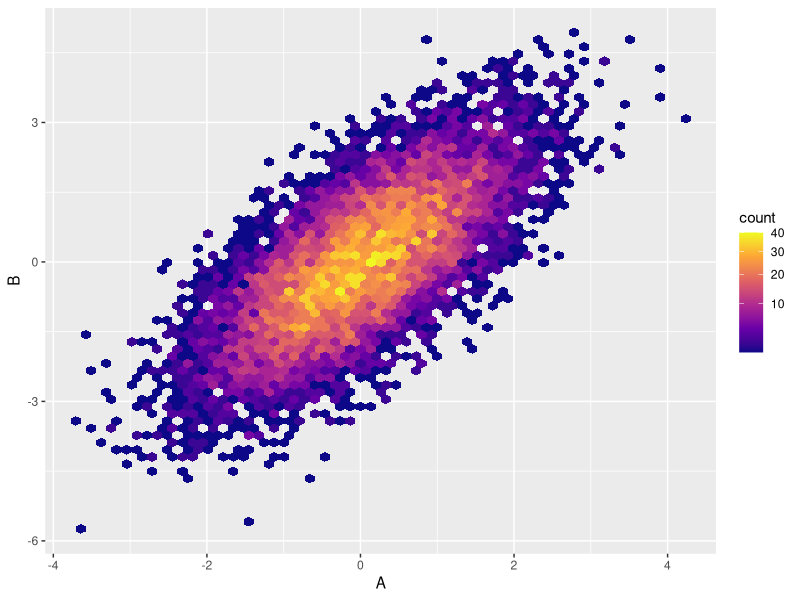
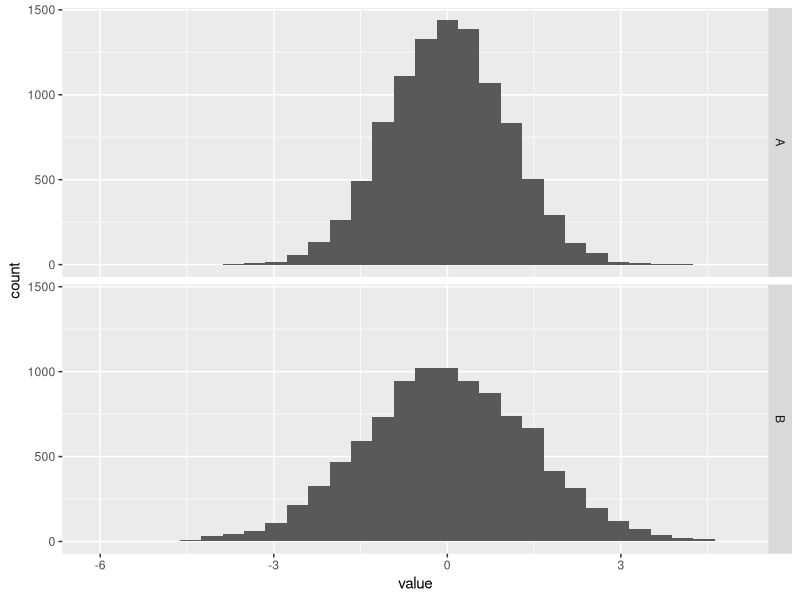
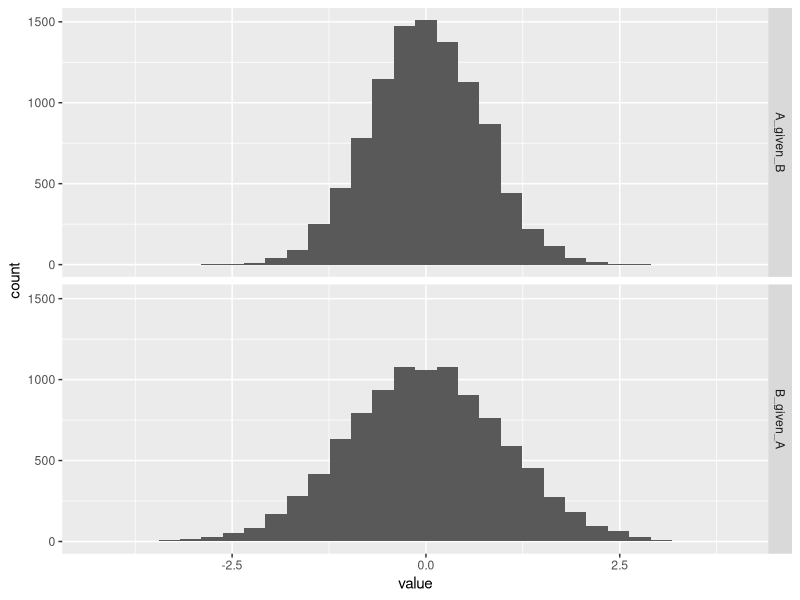
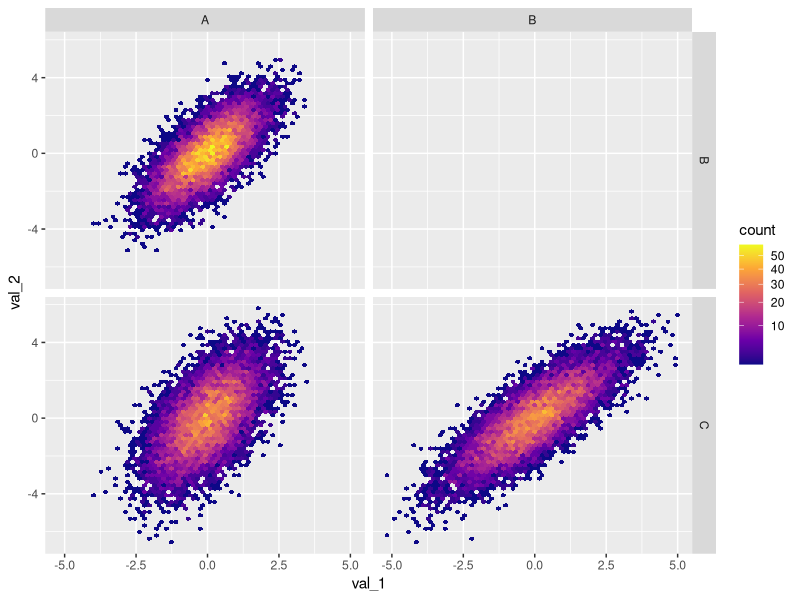

Write the R code that produced these figures, in order.
## ---- chunk 1
knitr::opts_chunk$set(echo = TRUE)
## ---- chunk 2
library(dplyr)
library(ggplot2)
## ---- chunk 3
N <- 10000

dat <- tibble(A = rnorm(N)) %>%
  mutate(B = rnorm(N, mean = A))

ggplot(dat, aes(x = A, y = B)) +
  geom_hex(bins = 60) +
  scale_fill_viridis_c(option = "plasma", trans = "sqrt")
## ---- chunk 4
stacked_A_B <- dat %>%
  tidyr::gather(variable)

stacked_A_B %>%
  ggplot(aes(x = value)) +
  geom_histogram() +
  facet_grid(variable ~ .)

stacked_A_B %>%
  dplyr::group_by(variable) %>%
  dplyr::summarize(Var = var(value))
## ---- chunk 5
A_given_B <- lm(A ~ B, dat)
summary(A_given_B)

B_given_A <- lm(B ~ A, dat)
summary(B_given_A)
## ---- chunk 6
dat_conditioned <- dat %>%
  dplyr::mutate(A_given_B = A_given_B$resid,
                B_given_A = B_given_A$resid) %>%
  dplyr::select(A_given_B, B_given_A) %>%
  tidyr::gather(relationship)

ggplot(dat_conditioned, aes(x = value)) +
  geom_histogram() +
  facet_grid(relationship ~ .)

dat_conditioned %>%
  dplyr::group_by(relationship) %>%
  dplyr::summarize(Var = var(value))
## ---- chunk 7
N <- 10000

dat <- tibble(A = rnorm(N)) %>%
  mutate(
    B = rnorm(N, mean = A),
    C = rnorm(N, mean = B),
    entry = 1:n()
    )

dat_bivariate_comparisons <- tibble(
  key_1 = c("A", "A", "B"),
  key_2 = c("B", "C", "C")
  ) %>%
  left_join(tidyr::gather(dat, key_1, val_1, -entry), by = "key_1") %>%
  left_join(tidyr::gather(dat, key_2, val_2, -entry), by = c("entry", "key_2"))

ggplot(dat_bivariate_comparisons, aes(x = val_1, y = val_2)) +
  geom_hex(bins = 60) +
  facet_grid(key_2 ~  key_1) +
  scale_fill_viridis_c(option = "plasma", trans = "sqrt")
## ---- chunk 8
# A predicts C
C_given_A <- lm(C ~ A, dat)
summary(C_given_A)

# unless we include B; C is conditionally independent of A given B
C_given_BA <- lm(C ~ B + A, dat)
summary(C_given_BA)

# this is also true if we we considered A being impacted by A
summary(lm(A ~ B + C, dat))
summary(lm(A ~ C, dat))

# but, if we can indicate that A -> B, and B -/-> A


